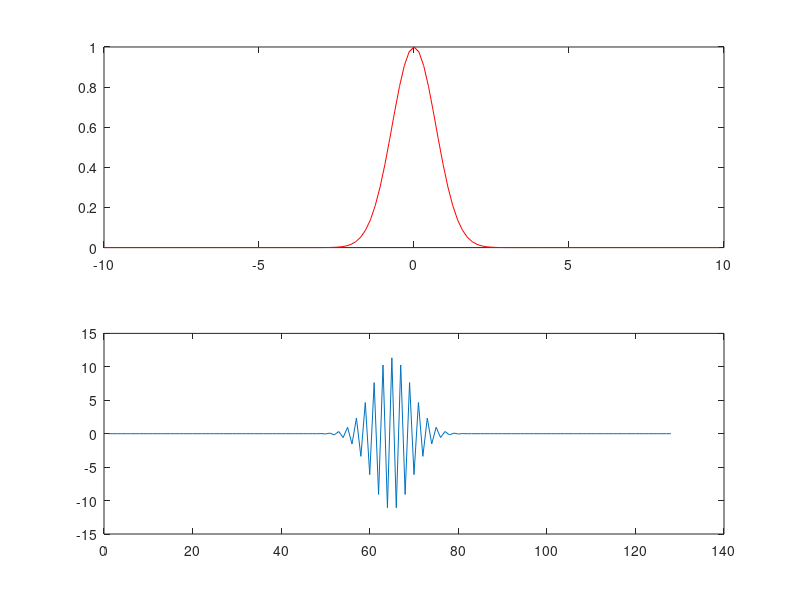

MATLAB code for this plot:
clc;
clear all;
close all;
l=20;
n=128;
x2=linspace(-l/2,l/2,n+1);

x=x2(1:n);
%k=(2*pi/l)*[0:n/2-1 -n/2:-1];
u=exp(-x.^2);
ut=fft(u);
subplot(2,1,1);
plot(x,u,'-r');
subplot(2,1,2)
plot(real(fftshift(ut)));
